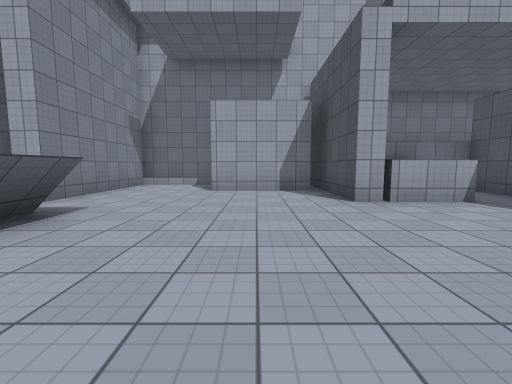
view 1 (above)

16 first-person views from a walk through a Unity game level. The camera is 1.3 m above the floor, tilts 6° down and sees 90° across. The floor is counted in squares, 2 m on a side. Each view is taken from the middle of a square. On the plan, view 1 faces up. The plan holds only what a view shows up to about 9 squares ahead; the rest is blank. The place goes on beyond the plan. The player character is not drawn. Some animated figures are not drawn. Surface patterns are stand-ins for the level's own textures.

view 2
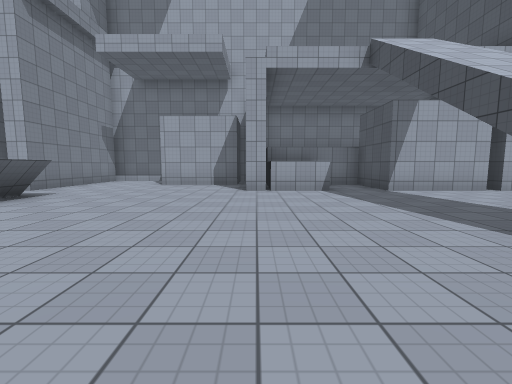

view 3
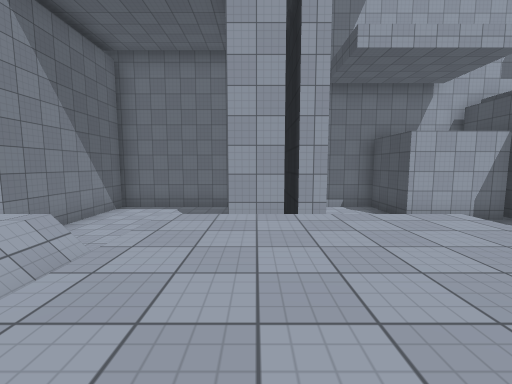

view 4
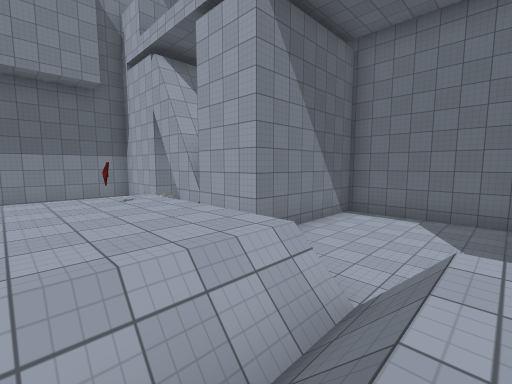

view 5
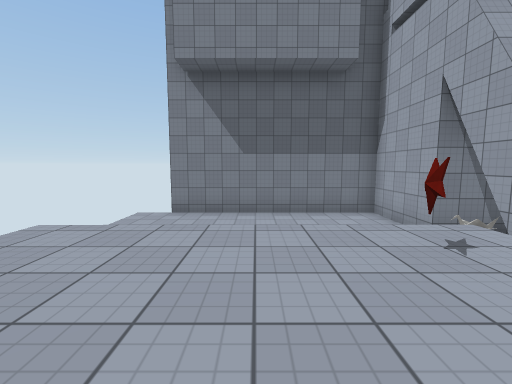

view 6
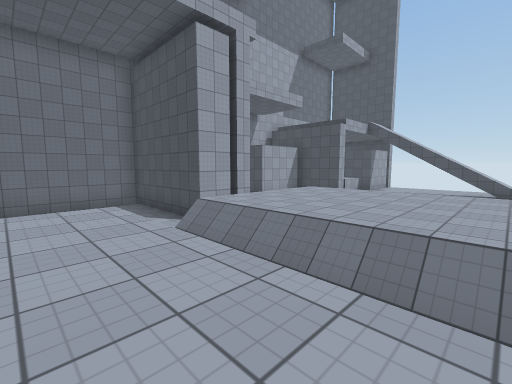

view 7
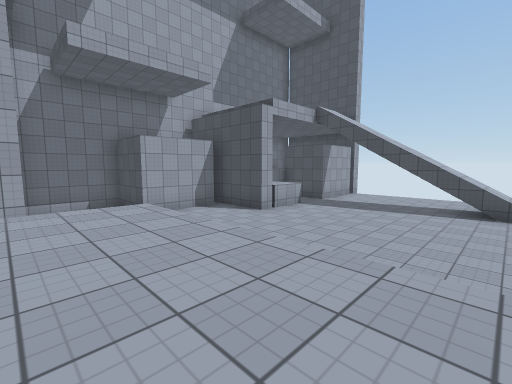

view 8
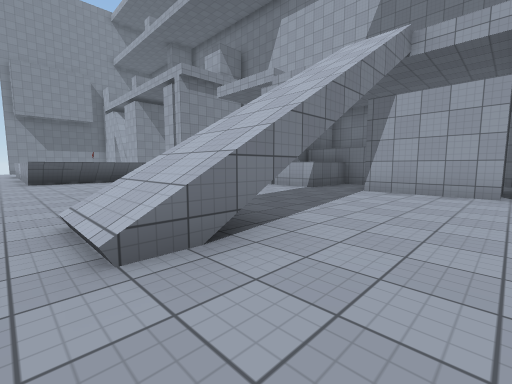

view 9
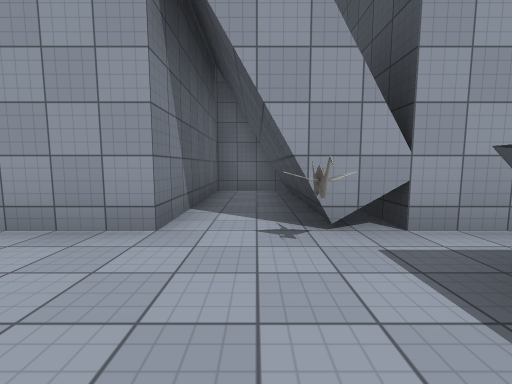

view 10
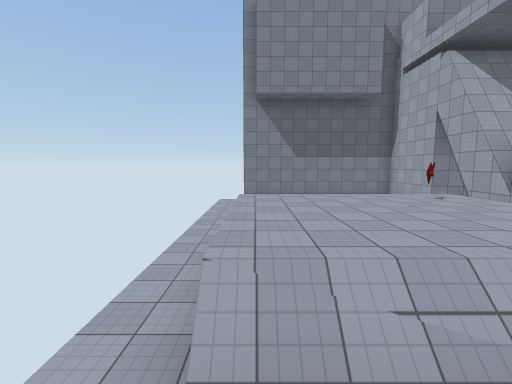

view 11
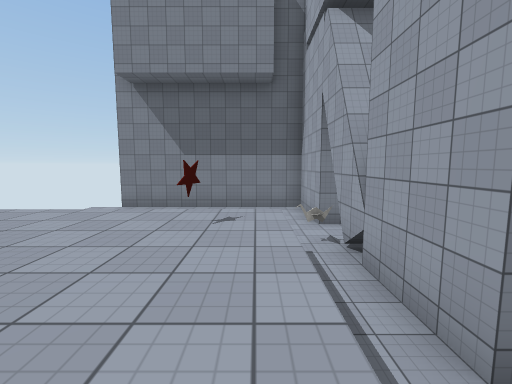

view 12
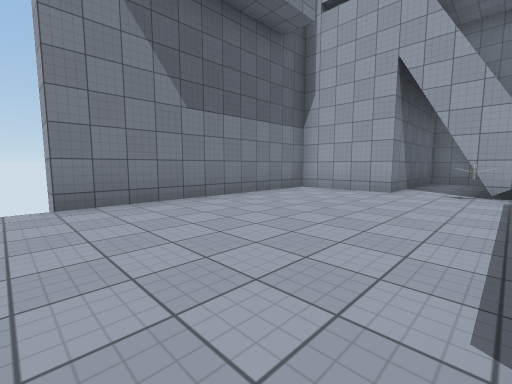

view 13
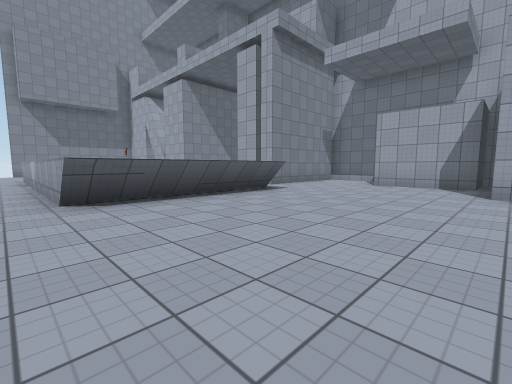

view 14
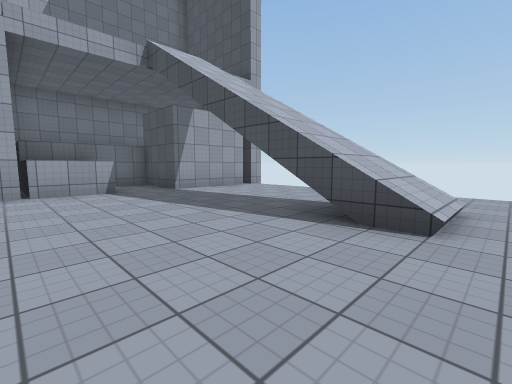

view 15
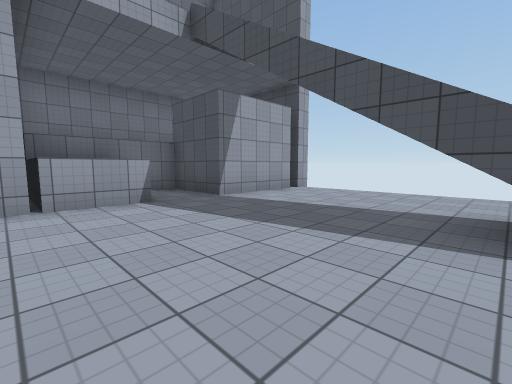

view 16
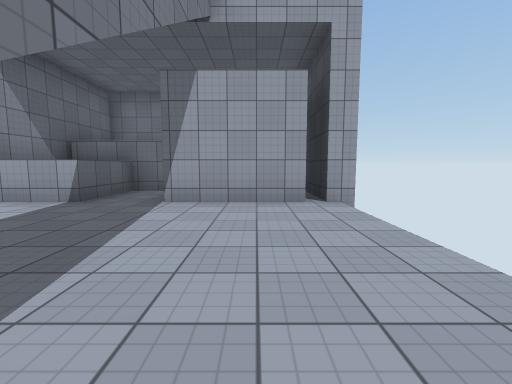

### Floor plan
Key: @ floor where view 1 was taken; # wall or solid block; . main floor; : floor 1.5 m higher than the main floor; / step, stairs or slope; ^ raised ledge; O other object.
Columns run from 17 left of view 1 to 9 right of it. Each row starts with its distance up from view 1.
  9    #################     #
  8    #.###....##..####     .
  7    #.###....##..######## .#
  6    #.###....##.....#^..##.#
  5 ####.###....##.....#^..##.#
  4 #....O.....  .............
  3 #..../::::/::::...........
  2 #..../O:::/::::...........
  1 #..../::::/::::...........
  0 #..../::::/::::..@....//..
 -1 #..../::::/::::.......//..
 -2 #.........................

Where each view was taken, in squares from view 1:
view 1: 0 up, 0 right, facing up
view 2: 2 down, 2 right, facing up
view 3: 0 up, 5 left, facing up
view 4: 1 up, 6 left, facing up-left
view 5: 1 up, 9 left, facing left
view 6: 1 down, 9 left, facing up-right
view 7: 1 down, 4 left, facing up-right
view 8: 2 down, 8 right, facing up-left
view 9: 2 up, 13 left, facing up
view 10: 1 down, 6 left, facing left
view 11: 3 up, 8 left, facing left
view 12: 2 down, 12 left, facing up-left
view 13: 2 down, 2 right, facing up-left
view 14: 2 down, 2 right, facing up-right
view 15: 0 up, 2 right, facing up-right
view 16: 0 up, 7 right, facing up
